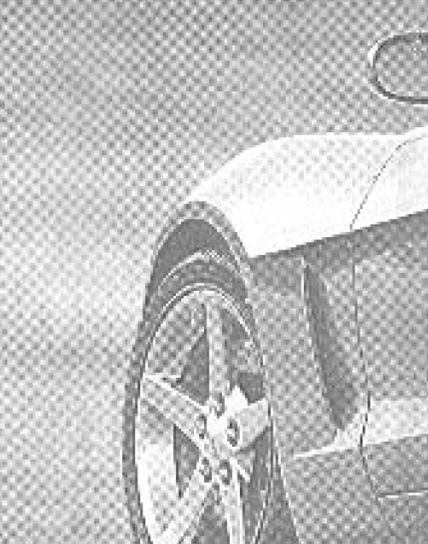
%> input picture MATLAB Code/Part 2/car.png, 428 x 544 px
$ octave part2.m   (GNU Octave 9; MATLAB toolbox functions it lacks are replaced by stand-ins)
%> lines starting %> are read from the running program, lines starting %| are printed output that depends on the picture
### MATLAB Code/Part 2/paddedsize.m
function PQ = paddedsize(AB, CD, PARAM)
%PADDEDSIZE Computes padded sizes useful for FFT-based filtering.
%   PQ = PADDEDSIZE(AB), where AB is a two-element size vector,
%   computes the two-element size vector PQ = 2*AB.
%
%   PQ = PADDEDSIZE(AB, 'PWR2') computes the vector PQ such that
%   PQ(1) = PQ(2) = 2^nextpow2(2*m), where m is MAX(AB).
%
%   PQ = PADDEDSIZE(AB, CD), where AB and CD are two-element size
%   vectors, computes the two-element size vector PQ.  The elements
%   of PQ are the smallest even integers greater than or equal to
%   AB + CD -1.
%
%   PQ = PADDEDSIZE(AB, CD, 'PWR2') computes the vector PQ such that
%   PQ(1) = PQ(2) = 2^nextpow2(2*m), where m is MAX([AB CD]).

if nargin == 1
   PQ = 2*AB;
elseif nargin == 2 & ~ischar(CD)
   PQ = AB + CD - 1;
   PQ = 2 * ceil(PQ / 2);
elseif nargin == 2
   m = max(AB); % Maximum dimension.

   % Find power-of-2 at least twice m.
   P = 2^nextpow2(2*m);
   PQ = [P, P];
elseif nargin == 3
   m = max([AB CD]); %Maximum dimension.
   P = 2^nextpow2(2*m);
   PQ = [P, P];
else
   error('Wrong number of inputs.')
end

### MATLAB Code/Part 2/dftuv.m
function [U, V] = dftuv(M, N)
%DFTUV Computes meshgrid frequency matrices.
%   [U, V] = DFTUV(M, N) computes meshgrid frequency matrices U and
%   V. U and V are useful for computing frequency-domain filter
%   functions that can be used with DFTFILT.  U and V are both M-by-N.

% Set up range of variables.
u = 0:(M-1);
v = 0:(N-1);

% Compute the indices for use in meshgrid
idx = find(u > M/2);
u(idx) = u(idx) - M;
idy = find(v > N/2);
v(idy) = v(idy) - N;

% Compute the meshgrid arrays
[V, U] = meshgrid(v, u);

### MATLAB Code/Part 2/notch.m
function H = notch(type, M, N, D0, x, y, n)
%notch Computes frequency domain notch filters
%   H = NOTCH(TYPE, M, N, D0, x, y, n) creates the transfer function of
%   a notch filter, H, of the specified TYPE and size (M-by-N). centered at
%   Column X, Row Y in an unshifted Fourier spectrum.
%   Valid values for TYPE, D0, and n are:
%
%   'ideal'     Ideal highpass filter with cutoff frequency D0.  n
%               need not be supplied.  D0 must be positive
%
%   'btw'       Butterworth highpass filter of order n, and cutoff D0.
%               The default value for n is 1.0.  D0 must be positive.
%
%   'gaussian'  Gaussian highpass filter with cutoff (standard deviation)
%               D0.  n need not be supplied.  D0 must be positive.
%

% The transfer function Hhp of a highpass filter is 1 - Hlp,
% where Hlp is the transfer function of the corresponding lowpass
% filter.  Thus, we can use function lpfilter to generate highpass
% filters.

if nargin == 6
   n = 1; % Default value of n.
end

% Generate highpass filter.
Hlp = lpfilter(type, M, N, D0, n);
H = 1 - Hlp;
H = circshift(H, [y-1 x-1]);

### MATLAB Code/Part 2/lpfilter.m
function H = lpfilter(type, M, N, D0, n)
%LPFILTER Computes frequency domain lowpass filters
%   H = LPFILTER(TYPE, M, N, D0, n) creates the transfer function of
%   a lowpass filter, H, of the specified TYPE and size (M-by-N).  To
%   view the filter as an image or mesh plot, it should be centered
%   using H = fftshift(H).
%
%   Valid values for TYPE, D0, and n are:
%
%   'ideal'    Ideal lowpass filter with cutoff frequency D0.  n need
%              not be supplied.  D0 must be positive
%
%   'btw'      Butterworth lowpass filter of order n, and cutoff D0.
%              The default value for n is 1.0.  D0 must be positive.
%
%   'gaussian' Gaussian lowpass filter with cutoff (standard deviation)
%              D0.  n need not be supplied.  D0 must be positive.

% Use function dftuv to set up the meshgrid arrays needed for
% computing the required distances.
[U, V] = dftuv(M, N);

% Compute the distances D(U, V).
D = sqrt(U.^2 + V.^2);

% Begin fiter computations.
switch type
case 'ideal'
   H = double(D <=D0);
case 'btw'
   if nargin == 4
      n = 1;
   end
   H = 1./(1 + (D./D0).^(2*n));
case 'gaussian'
   H = exp(-(D.^2)./(2*(D0^2)));
otherwise
   error('Unknown filter type.')
end

### MATLAB Code/Part 2/part2.m
% BY: ABAD HAMEED
% ENGI4559: Digital Signals & Image Processcing
% PROF. R. Khoury
% DATE: November 26, 2015

%%%% PART 2: Notch Filters %%%%

% Read original image
origImage = imread('car.png');
%> origImage is the input picture: size 544x428 uint8; min 51, max 255, mean 193.5
% Display Original Image
figure;
colormap(gray);
imagesc(origImage)
title('Original Image (Car)');

% Convert from uint8 to double for math
origImage = double(origImage);
%> origImage: size 544x428 double
% Fourier transform (inverse would be ifft2(F))
padCar = paddedsize(size(origImage));
%> padCar = [1088 856]
F = fft2(origImage,padCar(1),padCar(2));
% Unshifted Fourier spectrum
Spectrum = sqrt( real(F).^2 + imag(F).^2 );
figure;
colormap(gray);
imagesc(1+log10(Spectrum));
title('Unshifted Fourier Spectrum (Padded Car)');
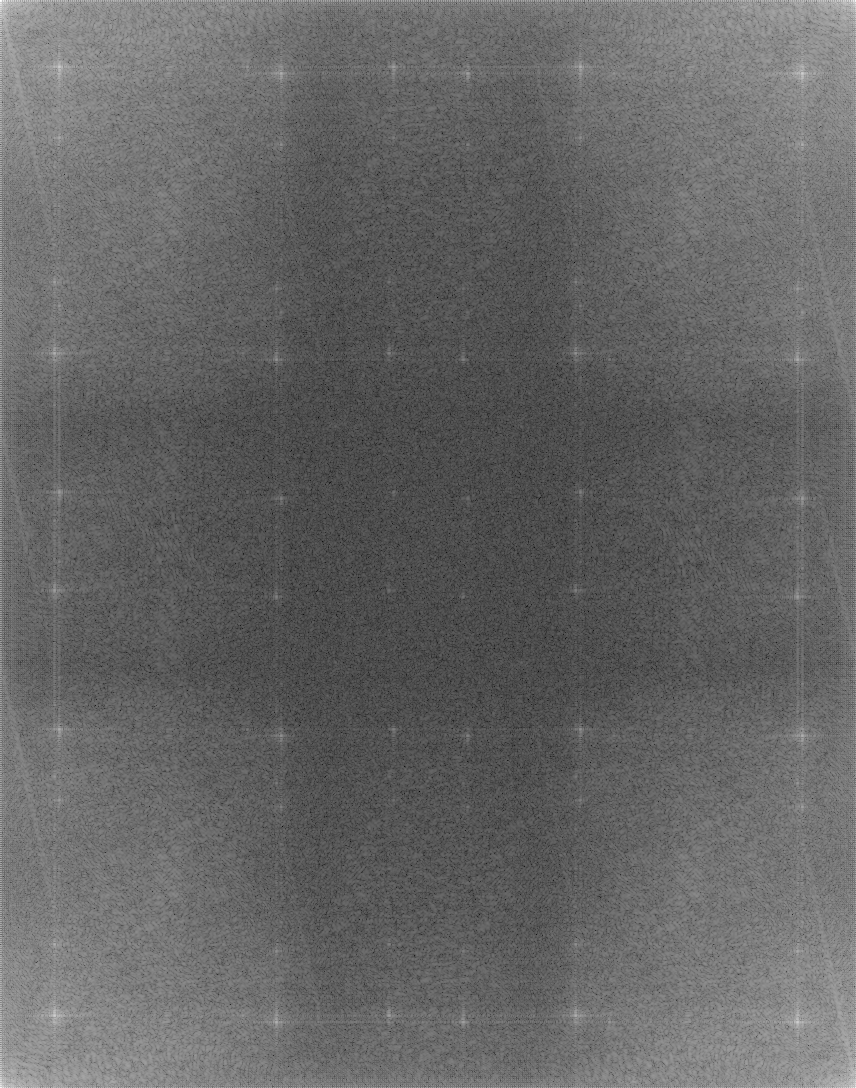
%> displayed picture: size 1088x856x3, on the screen's scale of 0 to 255; min 0, max 255, mean 101.9
% Shift the spectrum, as per convention
SpectrumS = fftshift(Spectrum);
% Phase angle
Phase = atan2( imag(F), real(F) );
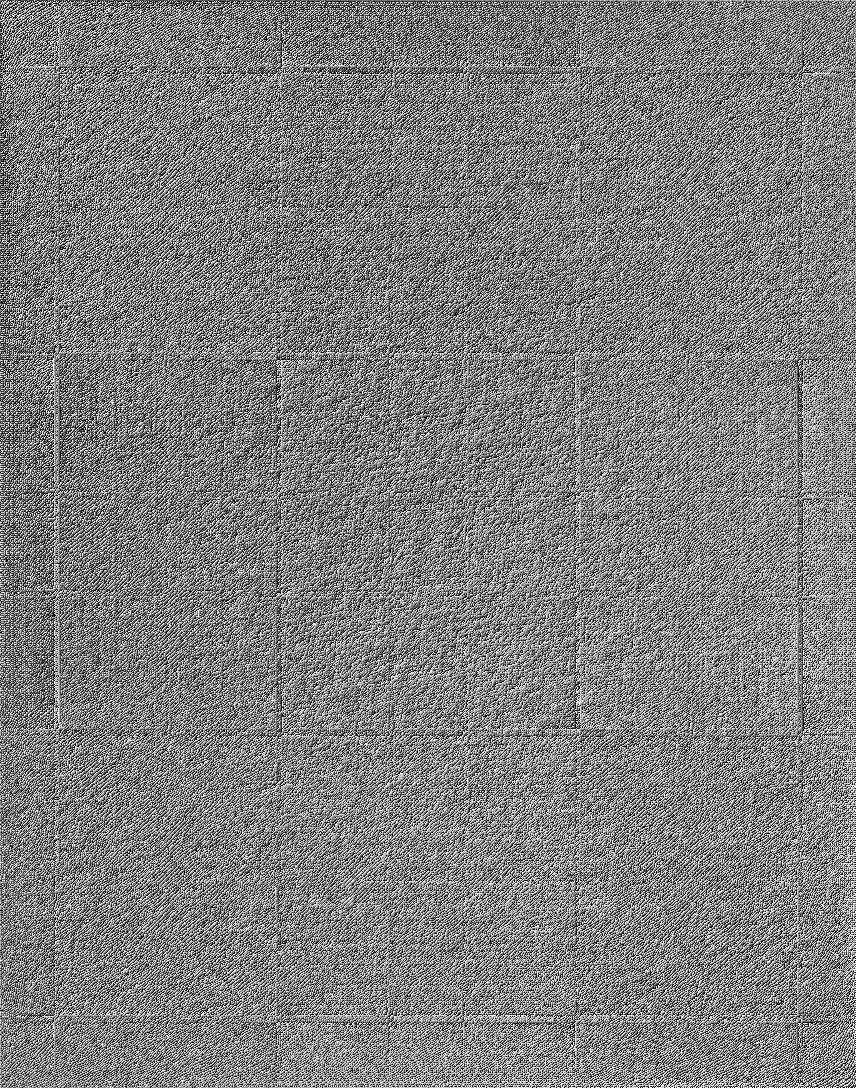
%> Phase: size 1088x856 double; min -3.14, max 3.14, mean 3.37e-06; drawn with min black and max white
% Display Fourier Spectrum
figure;
colormap(gray);
imagesc(1+log10(SpectrumS));
title('Fourier Spectrum (Car)');
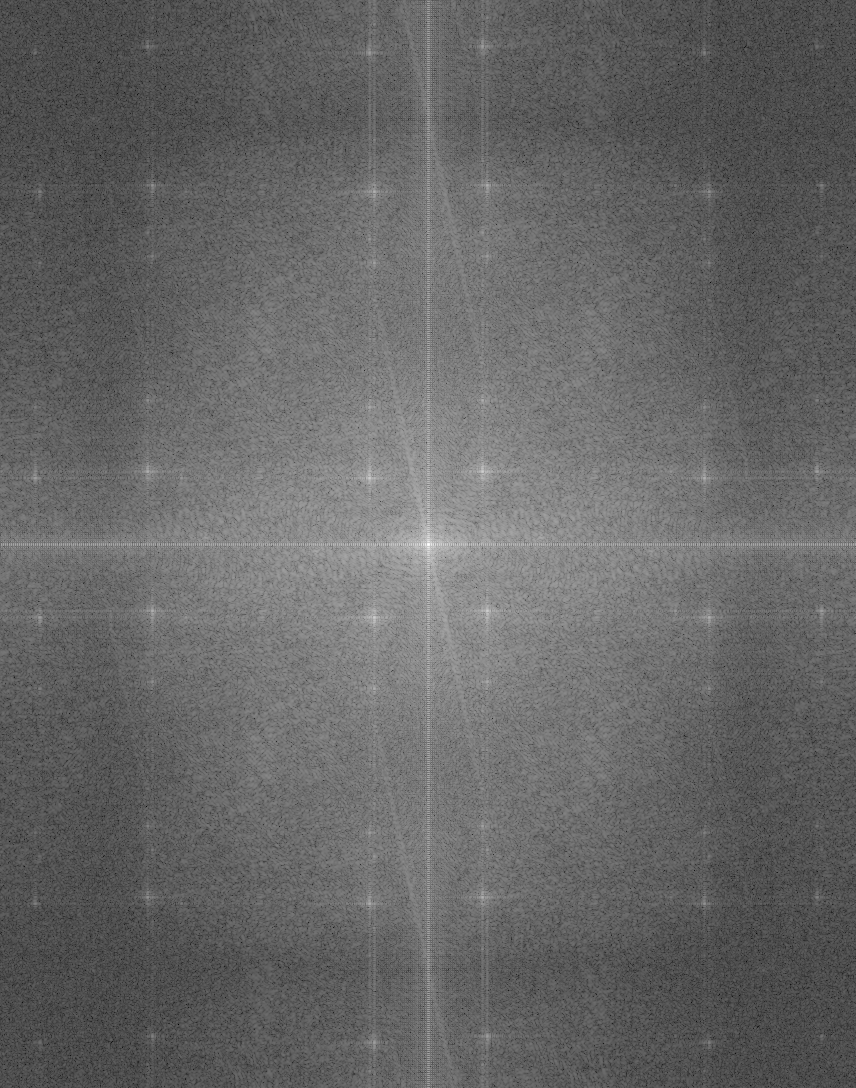
%> displayed picture: size 1088x856x3, on the screen's scale of 0 to 255; min 0, max 255, mean 101.9; mean of the top-left, top-right, bottom-left and bottom-right quarters 101.8, 101.9, 101.9, 102.1
% Display Phase Angle
figure;
colormap(gray);
imagesc(Phase);
title('Phase Angle (Car)');

% Shift the spectrum back
%SpectrumSS = fftshift(SpectrumS);
% Compute the values of Fourier Transform
%F2 = SpectrumSS .* exp( sqrt(-1) * Phase );
% Perform the inverse DFT
% Note that rounding errors can leave a small
%  imaginary part (~10^-14) which we must discard
%reconstructed = real(ifft2(F2));
% Display the image
%figure;
%colormap(gray)
%imagesc(reconstructed)
%title('Reconstructed Image')

car=imread('car.png');
%Determine good padding for Fourier transform
PQ = paddedsize(size(car));
%> PQ = [1088 856]
%Create Notch filters corresponding to extra peaks in the Fourier transform
H1  = notch('gaussian', PQ(1), PQ(2), 10, 60, 67);   %unshifted spec. top left
H2  = notch('gaussian', PQ(1), PQ(2), 10, 55, 1016); %u.spec bottom left
H3  = notch('gaussian', PQ(1), PQ(2), 10, 803, 74);  %u.spec top right
H4  = notch('gaussian', PQ(1), PQ(2), 10, 798, 1023);%u.spec bottom right
H5  = notch('gaussian', PQ(1), PQ(2), 10, 55, 354);
H6  = notch('gaussian', PQ(1), PQ(2), 10, 60, 730);
H7  = notch('gaussian', PQ(1), PQ(2), 10, 798, 360);
H8  = notch('gaussian', PQ(1), PQ(2), 10, 803, 736);
H9  = notch('gaussian', PQ(1), PQ(2), 10, 282, 74);
H10 = notch('gaussian', PQ(1), PQ(2), 10, 277, 1023);
H11 = notch('gaussian', PQ(1), PQ(2), 10, 576, 1016);
H12 = notch('gaussian', PQ(1), PQ(2), 10, 581, 67);

% Calculate the discrete Fourier transform of the image
F=fft2(double(car),PQ(1),PQ(2));
% Apply the notch filters to the Fourier spectrum of the image
FS_car = F.*H1.*H2.*H3.*H4.*H5.*H6.*H7.*H8.*H9.*H10.*H11.*H12;
% convert the result to the spacial domain.
F_car=real(ifft2(FS_car));
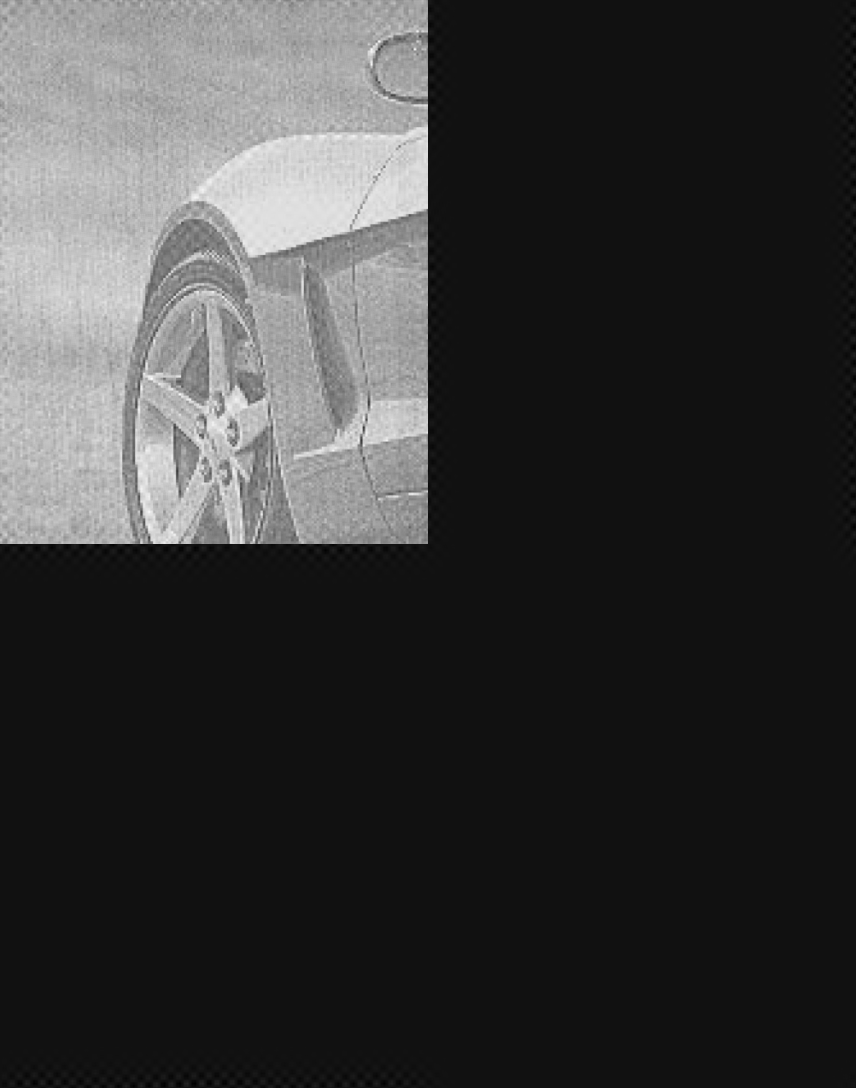
%> F_car: size 1088x856 double; min -21.89, max 292.9, mean 48.4; drawn with min black and max white
% Crop the image to undo padding
F_car=F_car(1:size(car,1), 1:size(car,2));
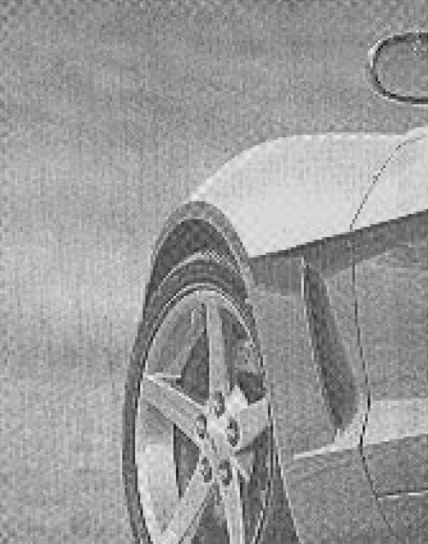
%> F_car: size 544x428 double; min 39.51, max 292.9, mean 193.5; drawn with min black and max white
%Display the blurred image
%figure, imshow(F_car,[])
figure;
colormap(gray)
imagesc(F_car)
title('Gaussian Notch Filter (New)')
% Move the origin of the transform to the center of the frequency rectangle.
Fc=fftshift(F);
Fcf=fftshift(FS_car);
% use abs to compute the magnitude and use log to brighten display
S1=log(1+abs(Fc));
S2=log(1+abs(Fcf));
%figure, imshow(S1,[])
%figure, imshow(S2,[])
figure;
colormap(gray)
imagesc(S2)
title('Gaussian New Spectrum')
